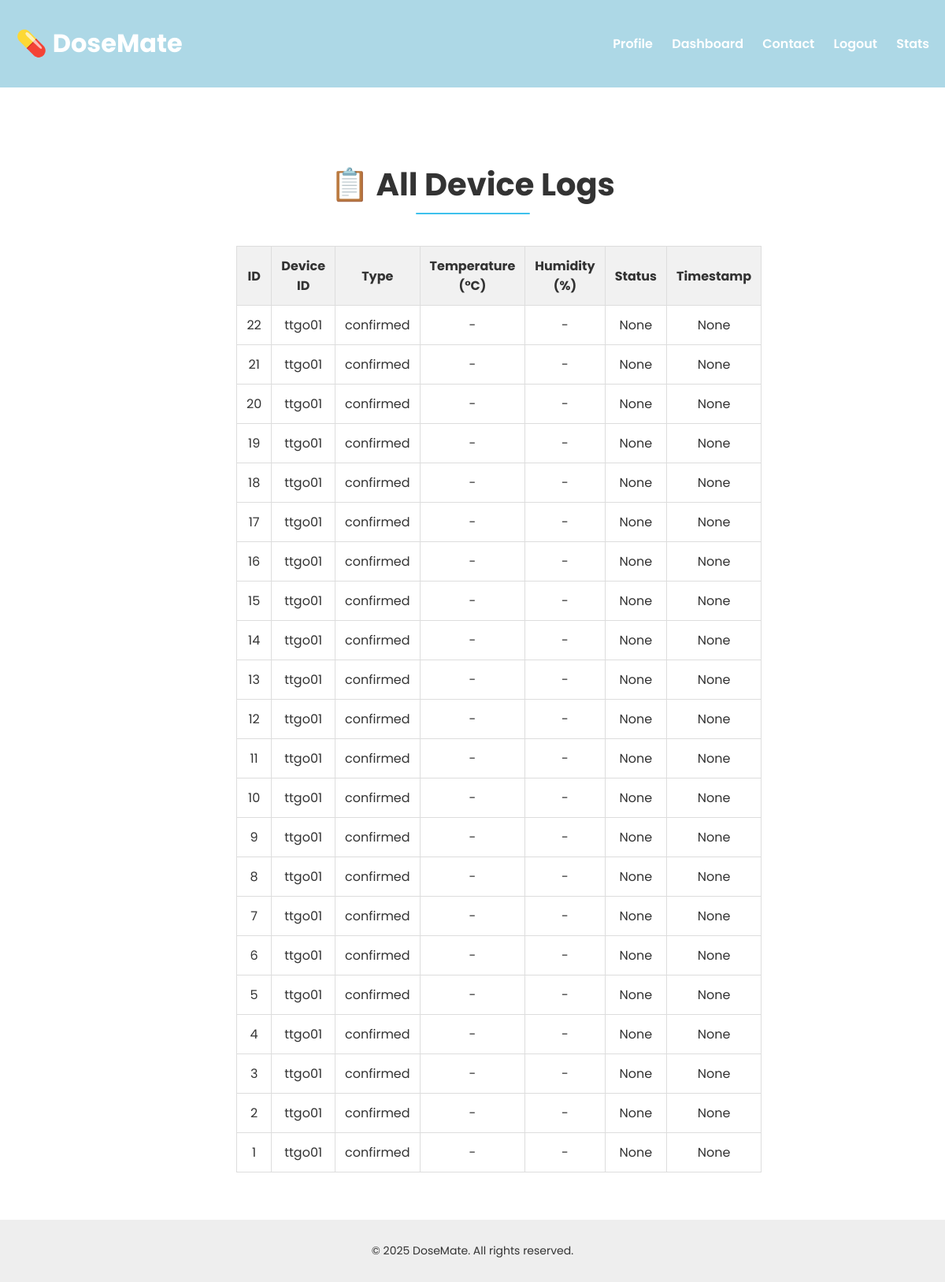
The app's page /dashboard (signed in) with its own data.
### tables this page shows
CREATE TABLE medication_logs (
            id INTEGER PRIMARY KEY AUTOINCREMENT,
            device_id TEXT NOT NULL,
            status TEXT NOT NULL,
            timestamp TEXT NOT NULL
        , type TEXT, temperature REAL, humidity REAL);

### server.py (the view)
@app.route("/dashboard")
@login_required
def dashboard():
    conn = sqlite3.connect('medication.db')
    c = conn.cursor()
    c.execute("SELECT * FROM medication_logs ORDER BY timestamp DESC")
    rows = c.fetchall()
    conn.close()
    return render_template("dashboard.html", logs=rows)

### server.py (called while the page is built)
def login_required(f):
    @wraps(f)
    def decorated(*args, **kwargs):
        if "user_id" not in session:
            flash("Tienes que iniciar sesión primero", "error")
            return redirect(url_for("login"))
        return f(*args, **kwargs)
    return decorated

### templates/dashboard.html (shortened to what this page needs)
<!DOCTYPE html>
<html lang="en">
<head>
  <link rel="stylesheet" href="{{ url_for('static', filename='styles.css') }}">
</head>
<body>
  {% include "header.html" %}
  <main>
    <div class="contact-container fade-in" style="animation-delay: 0.3s;">
      <h2 class="fade-down" style="animation-delay: 0.3s;">📋 All Device Logs</h2>
      <span class="underline"></span>
      <div class="fade-up" style="animation-delay: 0.8s;">
        <table>
          <thead>
            <tr>
              <th>ID</th>
              <th>Device ID</th>
              <th>Type</th>
              <th>Temperature (°C)</th>
              <th>Humidity (%)</th>
              <th>Status</th>
              <th>Timestamp</th>
            </tr>
          </thead>
          <tbody>
            {% for row in logs %}
            <tr>
              <td>{{ row[0] }}</td>
              <td>{{ row[1] }}</td>
              <td>{{ row[2] }}</td>
              <td>
                {% if row[2] == 'environment' %}
                  {{ row[3] }}
                {% else %}
                  -
                {% endif %}
              </td>
              <td>
                {% if row[2] == 'environment' %}
                  {{ row[4] }}
                {% else %}
                  -
                {% endif %}
              </td>
              <td>
                {% if row[5] == 'optimal' %}
                  <span style="color: green;">{{ row[5] }}</span>
                {% elif row[5] == 'regular' %}
                  <span style="color: orange;">{{ row[5] }}</span>
                {% elif row[5] == 'danger' %}
                  <span style="color: red;">{{ row[5] }}</span>
                {% else %}
                  {{ row[5] }}
                {% endif %}
              </td>
              <td>{{ row[6] }}</td>
            </tr>
            {% endfor %}
          </tbody>
        </table>
      </div>
    </div>
  </main>
  <footer>
    <p>&copy; 2025 DoseMate. All rights reserved.</p>
  </footer>
</body>
</html>

### templates/header.html
<header>
  <h1>
    <a href="{% if session.get('user_id') %}{{ url_for('welcome') }}{% else %}{{ url_for('home') }}{% endif %}"
       style="text-decoration: none; color: inherit;">
      <span role="img" aria-label="pill">💊</span> DoseMate
    </a>
  </h1>
  <nav>
    {% if session.get('user_id') %}
      <a href="{{ url_for('profile') }}">Profile</a>
      <a href="{{ url_for('dashboard') }}">Dashboard</a>
      <a href="{{ url_for('contact') }}">Contact</a>
      <a href="{{ url_for('logout') }}">Logout</a>
      <a href="{{ url_for('stats') }}">Stats</a>
    {% else %}
      <a href="{{ url_for('contact') }}">Contact</a>
    {% endif %}
  </nav>
</header>

### static/styles.css (style rules this page uses)
body { font-family: 'Poppins', sans-serif; margin: 0; padding: 0; background-color: #ffffff; color: #333; }
header { background-color: #add8e6; padding: 10px 20px; color: white; display: flex; align-items: center; justify-content: space-between; }
nav a { color: white; text-decoration: none; margin-left: 20px; font-weight: 600; }
main { padding: 40px; text-align: center; }
main h2 { font-size: 48px; margin-bottom: 20px; }
footer { background-color: #eee; padding: 15px; text-align: center; font-size: 14px; }
table { width: 100%; border-collapse: collapse; margin-top: 20px; }
th, td { padding: 12px; border: 1px solid #ddd; text-align: center; }
th { background-color: #f1f1f1; }
.fade-in { opacity: 0; animation: fadeIn 1.5s ease-out forwards; }
.contact-container { text-align: left; max-width: 600px; margin: 0 auto; padding: 20px; }
.contact-container h2 { font-size: 2.5rem; font-weight: 700; text-align: center; margin-bottom: 6px; text-transform: none; font-family: 'Poppins', sans-serif; }
.underline { display: block; width: 145px; height: 2px; background-color: #3ec1ec; margin: 0.2em auto 40px auto; border-radius: 2px; }

### records on screen
medication_logs: id "22", device "ttgo01", status "confirmed", row "None"
medication_logs: id "21", device "ttgo01", status "confirmed", row "None"
medication_logs: id "20", device "ttgo01", status "confirmed", row "None"
medication_logs: id "19", device "ttgo01", status "confirmed", row "None"
medication_logs: id "18", device "ttgo01", status "confirmed", row "None"
medication_logs: id "17", device "ttgo01", status "confirmed", row "None"
medication_logs: id "16", device "ttgo01", status "confirmed", row "None"
medication_logs: id "15", device "ttgo01", status "confirmed", row "None"
medication_logs: id "14", device "ttgo01", status "confirmed", row "None"
medication_logs: id "13", device "ttgo01", status "confirmed", row "None"
medication_logs: id "12", device "ttgo01", status "confirmed", row "None"
medication_logs: id "11", device "ttgo01", status "confirmed", row "None"
medication_logs: id "10", device "ttgo01", status "confirmed", row "None"
medication_logs: id "9", device "ttgo01", status "confirmed", row "None"
medication_logs: id "8", device "ttgo01", status "confirmed", row "None"
medication_logs: id "7", device "ttgo01", status "confirmed", row "None"
medication_logs: id "6", device "ttgo01", status "confirmed", row "None"
medication_logs: id "5", device "ttgo01", status "confirmed", row "None"
medication_logs: id "4", device "ttgo01", status "confirmed", row "None"
medication_logs: id "3", device "ttgo01", status "confirmed", row "None"
medication_logs: id "2", device "ttgo01", status "confirmed", row "None"
medication_logs: id "1", device "ttgo01", status "confirmed", row "None"
